Frame 1 (no input): blank canvas, image omitted
Frame 60 (no input): blank canvas, image omitted
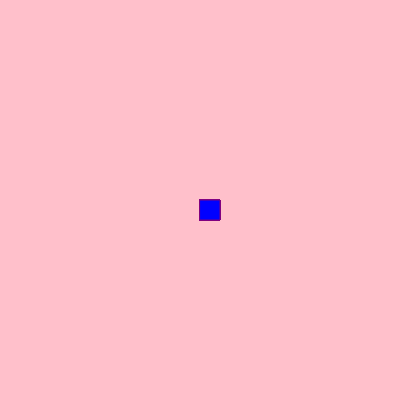
Frame 120 (the mouse pressed at the canvas centre since frame 60)

The p5.js sketch whose frames 1 and 60 were blank and that drew this single picture after the mouse press (run headless with seeded random() and noise() and a simulated clock; from frame 60 on, the mouse is pressed at the canvas centre):

// p5.js sketch
// ── sketch.js
function setup() {
    createCanvas(400, 400);
   background("pink")
  }
  function draw() {   
    
  stroke ("purple");
  fill("blue");
    if(mouseIsPressed) {
       rect ( mouseX,mouseY,20,20);
  }
  }
